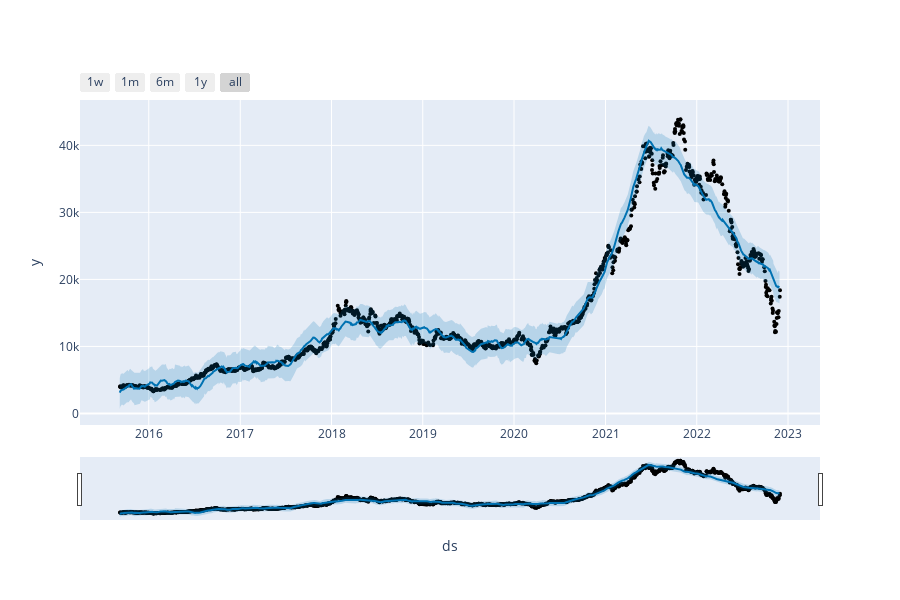

The code cell stored with this chart in its notebook:
### Code cell
#import the facebbook prophet plotting libraries
from prophet.plot import plot_plotly
import matplotlib.pyplot as plt
#Visualize the predicted and the actual values.
plt.figure(figsize=(16,5))
plot_plotly(model,prediction)

### Figure 1 — Plotly figure (JSON) as saved in the notebook; plotly's stock layout.template omitted (floating-point values rounded to 4 significant figures; data arrays with more than 128 entries replaced by an {"elided": "..."} marker saying what was removed)
{"data": [{"marker": {"color": "black", "size": 4}, "mode": "markers", "name": "Actual", "type": "scatter", "x": {"elided": "1268 str values"}, "y": {"elided": "1268 float values"}}, {"hoverinfo": "skip", "line": {"width": 0}, "mode": "lines", "type": "scatter", "x": {"elided": "544 str values"}, "y": {"elided": "544 float values"}}, {"fill": "tonexty", "fillcolor": "rgba(0, 114, 178, 0.2)", "line": {"color": "#0072B2", "width": 2}, "mode": "lines", "name": "Predicted", "type": "scatter", "x": {"elided": "544 str values"}, "y": {"elided": "544 float values"}}, {"fill": "tonexty", "fillcolor": "rgba(0, 114, 178, 0.2)", "hoverinfo": "skip", "line": {"width": 0}, "mode": "lines", "type": "scatter", "x": {"elided": "544 str values"}, "y": {"elided": "544 float values"}}], "layout": {"height": 600, "showlegend": false, "width": 900, "xaxis": {"rangeselector": {"buttons": [{"count": 7, "label": "1w", "step": "day", "stepmode": "backward"}, {"count": 1, "label": "1m", "step": "month", "stepmode": "backward"}, {"count": 6, "label": "6m", "step": "month", "stepmode": "backward"}, {"count": 1, "label": "1y", "step": "year", "stepmode": "backward"}, {"step": "all"}]}, "rangeslider": {"visible": true}, "title": {"text": "ds"}, "type": "date"}, "yaxis": {"title": {"text": "y"}}}}
